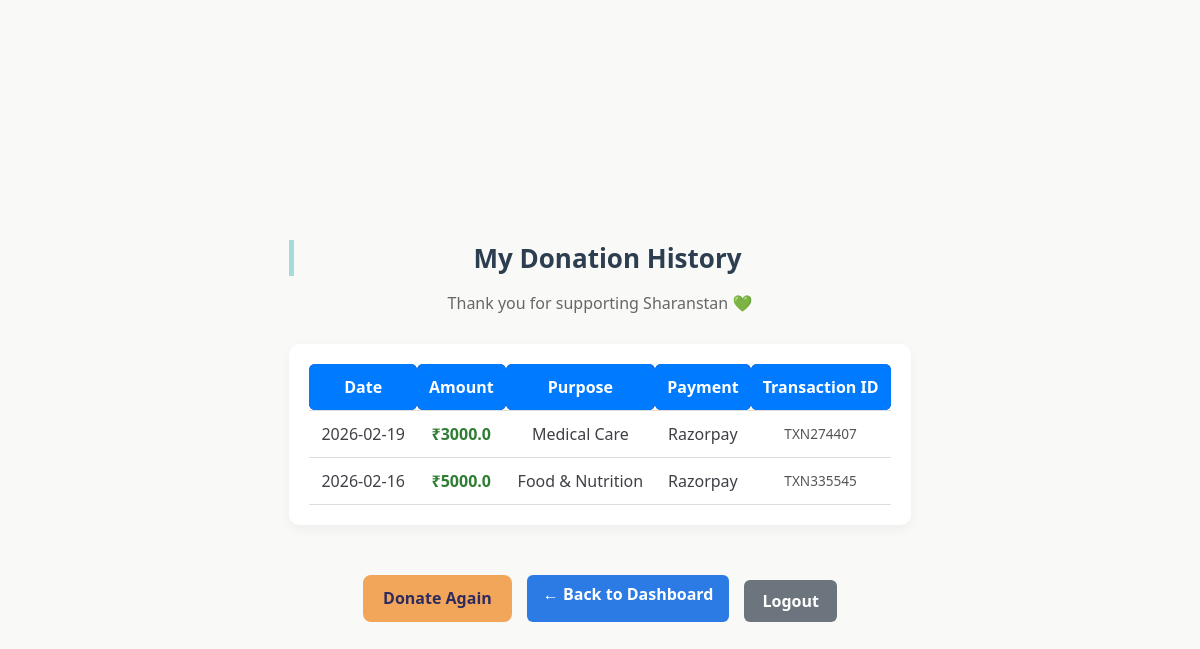
Before: /my-donations (signed in) with the older database file.
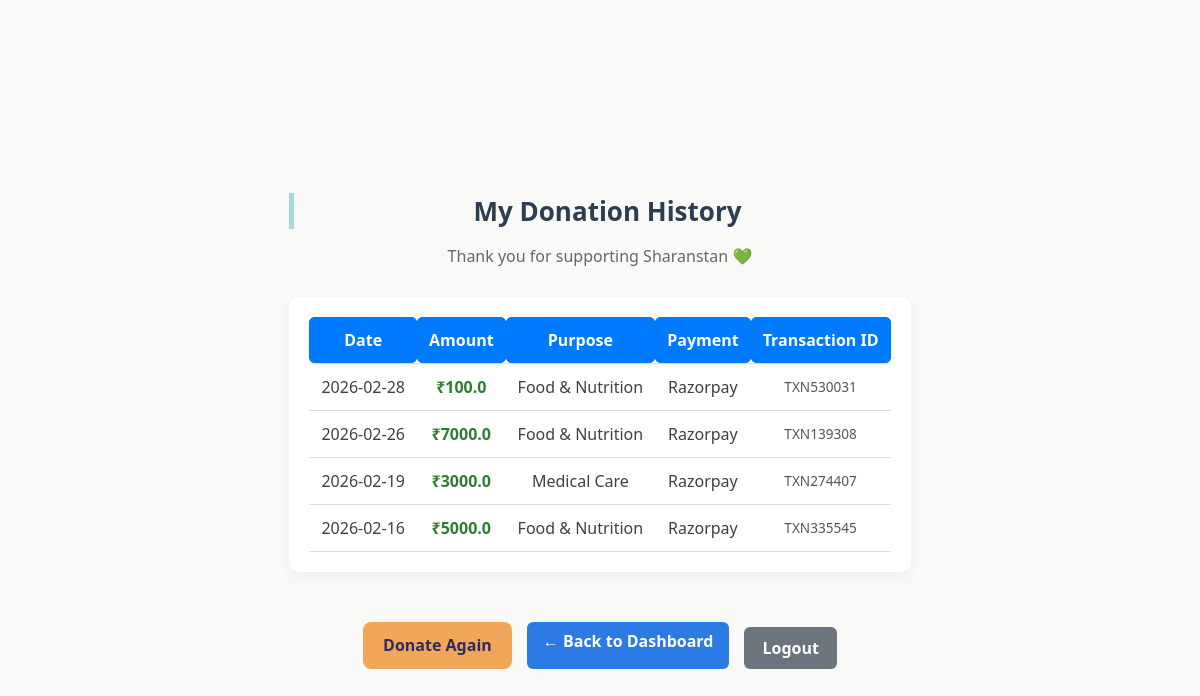
After: the same page with the newer database file.
### tables this page shows
CREATE TABLE donation_summary (
        id INTEGER PRIMARY KEY AUTOINCREMENT,
        user_email TEXT,
        donor_name TEXT,
        email TEXT,
        phone TEXT,
        country TEXT,
        amount REAL,
        purpose TEXT,
        payment_method TEXT,
        date TEXT,
        qr_id TEXT UNIQUE,
        payment_id TEXT,
        order_id TEXT,
        status TEXT DEFAULT 'Pending'
    );

### app.py (the view)
@app.route('/my-donations')
def my_donations():
    if 'user' not in session:
        return redirect('/login')
    db = get_db()
    cur = db.cursor()
    cur.execute(
        "SELECT * FROM donation_summary WHERE user_email=? ORDER BY date DESC",
        (session['user'],)
    )
    donations = cur.fetchall()
    db.close()
    return render_template('my_donation.html', donations=donations)

### app.py (called while the page is built)
def get_db():
    conn = sqlite3.connect(DB)
    conn.row_factory = sqlite3.Row
    return conn

### templates/my_donation.html (shortened to what this page needs)
<!DOCTYPE html>
<html lang="en">
<head>
    <link rel="stylesheet" href="{{ url_for('static', filename='style.css') }}">
</head>
<body class="user-page">
<div class="user-container">
    <div class="user-header">
        <h2>My Donation History</h2>
        <p>Thank you for supporting Sharanstan 💚</p>
    </div>
    {% if donations %}
    <div class="table-wrapper">
        <table class="modern-table">
            <thead>
                <tr>
                    <th>Date</th>
                    <th>Amount</th>
                    <th>Purpose</th>
                    <th>Payment</th>
                    <th>Transaction ID</th>
                </tr>
            </thead>
            <tbody>
                {% for d in donations %}
                <tr>
                    <td>{{ d['date'] }}</td>
                    <td class="amount">₹{{ d['amount'] }}</td>
                    <td>{{ d['purpose'] }}</td>
                    <td>{{ d['payment_method'] }}</td>
                    <td class="txn-id">{{ d['qr_id'] }}</td>
                </tr>
                {% endfor %}
            </tbody>
        </table>
    </div>
    {% else %}
        <div class="empty-state">
            <p>You have not made any donations yet.</p>
            <a href="/donate" class="primary-btn">Make Your First Donation</a>
        </div>
    {% endif %}
    <div class="user-actions">
    <a href="/donate" class="primary-btn">Donate Again</a>
    <a href="/user-dashboard" class="neutral-btn"> ← Back to Dashboard</a>
    <a href="/logout" class="secondary-btn">Logout</a>
</div>
</div>
</body>
</html>

### static/style.css (style rules this page uses)
body { font-family: "Segoe UI", Arial, sans-serif; background: #F9FAF7; padding: 20px; margin: 0; color: #3F3F46; }
h2 { color: #2E2B5F; border-left: 5px solid #A7DADB; padding-left: 10px; }
a { display: inline-block; margin-top: 10px; color: #2E2B5F; text-decoration: none; font-weight: 600; }
.table-wrapper { overflow-x: auto; }
.amount { font-weight: bold; color: #2e7d32; }
.txn-id { font-size: 0.9rem; color: #555; }
.user-page { background: #F9FAF7; min-height: 100vh; display: flex; align-items: center; justify-content: center; }
.user-header { text-align: center; margin-bottom: 30px; }
.user-header h2 { font-size: 26px; margin-bottom: 5px; }
.user-header p { color: #666; }
.modern-table { width: 100%; border-collapse: collapse; }
.modern-table thead { background: #2E2B5F; color: #A7DADB; font-weight: 600; }
.modern-table th, .modern-table td { padding: 12px; text-align: center; }
.modern-table tbody tr { border-bottom: 1px solid #eee; }
.txn-id { font-size: 0.85rem; color: #555; }
.user-actions { margin-top: 30px; display: flex; justify-content: center; gap: 15px; }
.primary-btn { background: #F2A65A; color: #2E2B5F; padding: 12px 20px; border-radius: 8px; text-decoration: none; font-weight: 600; transition: 0.3s ease; }
.secondary-btn { background: #c0392b; color: white; padding: 12px 20px; border-radius: 8px; text-decoration: none; font-weight: 600; transition: 0.3s ease; }
.neutral-btn { background: #6c757d; color: white; padding: 12px 20px; border-radius: 8px; text-decoration: none; font-weight: 600; transition: 0.3s ease; }
h2 { text-align:center; margin-bottom:20px; }
table { width:100%; border-collapse:collapse; }
th, td { padding:12px; border-bottom:1px solid #ddd; text-align:center; }
th { background:#007bff; color:#fff; border-radius:6px; }
a { text-decoration:none; color:#007bff; display:inline-block; margin-top:20px; }
.secondary-btn { display: inline-block; margin-top: 25px; padding: 10px 18px; background: #6c757d; color: #fff; border-radius: 6px; text-decoration: none; transition: 0.3s ease; }
.table-wrapper { overflow-x: auto; background-color: #fff; border-radius: 10px; box-shadow: 0 4px 12px rgba(0,0,0,0.05); padding: 20px; margin-bottom: 30px; }
h2 { margin-bottom: 25px; color: #2c3e50; }
h2 { color: #2c3e50; margin-bottom: 25px; }
.user-actions { margin-top: 25px; }
.neutral-btn { background: #2c7be5; color: white; padding: 8px 16px; border-radius: 6px; text-decoration: none; }

Changed rows visible on the page:
added donation_summary: date "2026-02-28", amount "100.0", purpose "Food & Nutrition", payment_method "Razorpay", qr_id "TXN530031"
added donation_summary: date "2026-02-26", amount "7000.0", purpose "Food & Nutrition", payment_method "Razorpay", qr_id "TXN139308"
